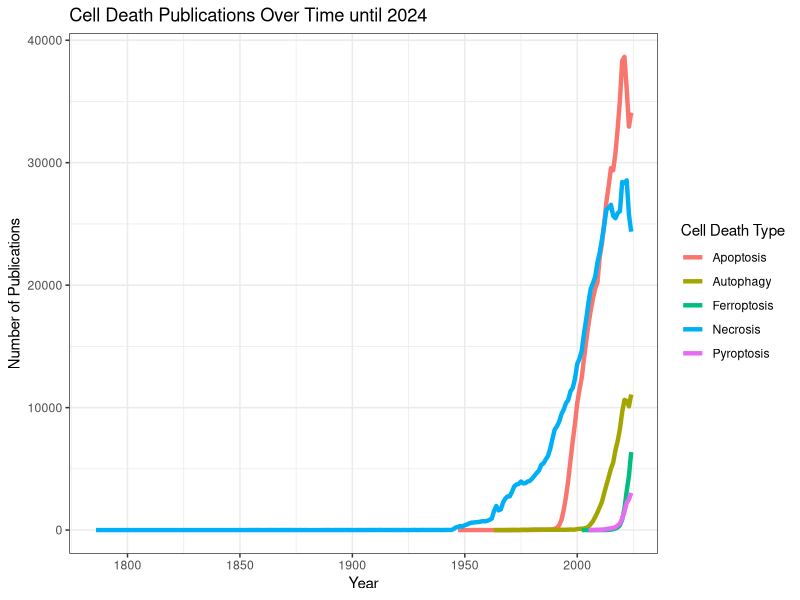
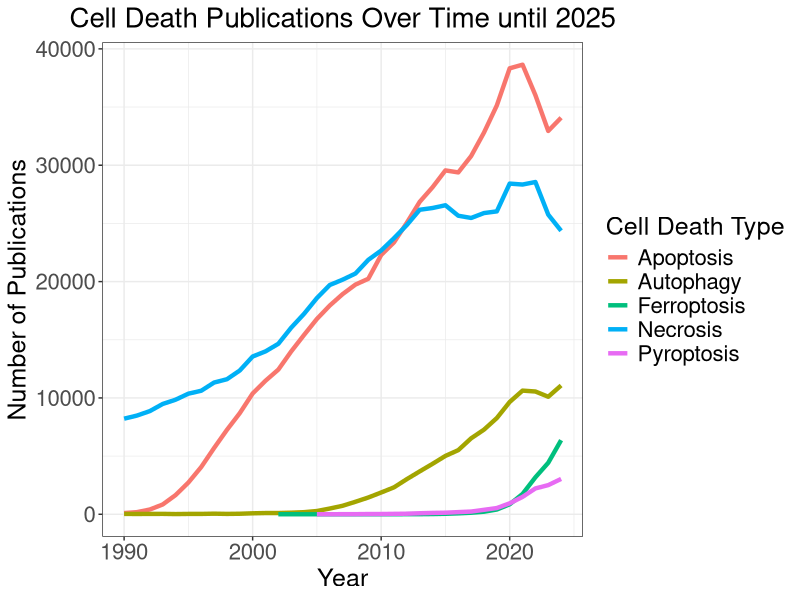
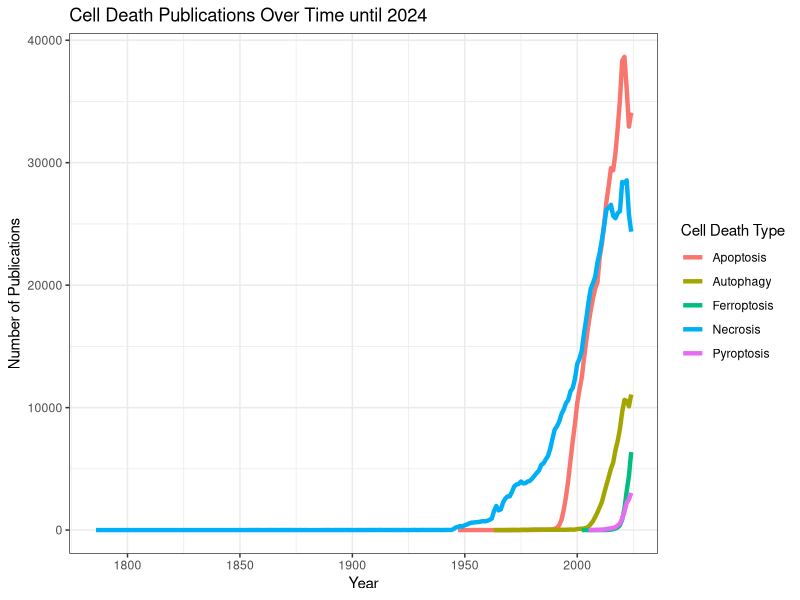
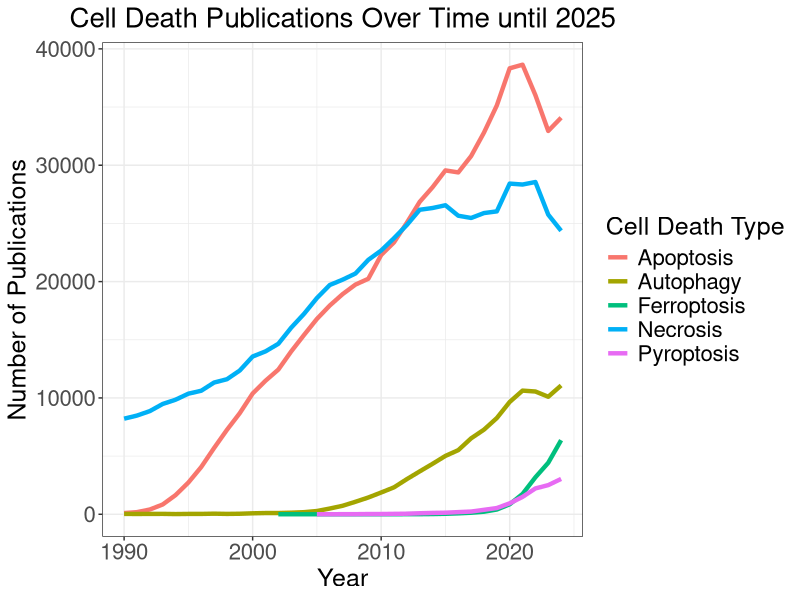

These figures' R source, in order:
library(ggplot2)

apoptosis <- read.csv("../data/apoptosis_results.csv", header = TRUE, sep = ",")
pyroptosis <- read.csv("../data/pyroptosis_results.csv", header = TRUE, sep = ",")
necrosis <- read.csv("../data/necrosis_results.csv", header = TRUE, sep = ",")
ferroptosis <- read.csv("../data/ferroptosis_results.csv", header = TRUE, sep = ",")
autophagy <- read.csv("../data/autophagy_results.csv", header = TRUE, sep = ",")

apoptosis$label <- "Apoptosis"
pyroptosis$label <- "Pyroptosis"
necrosis$label <- "Necrosis"
ferroptosis$label <- "Ferroptosis"
autophagy$label <- "Autophagy"

# create output directory
outdir <- file.path("..","figures")

# create output directory if it doesn't exist
if(!dir.exists(outdir)) dir.create(outdir)

# remove the first row of each data frame
apoptosis <- apoptosis[-1,]
pyroptosis <- pyroptosis[-1,]
necrosis <- necrosis[-1,]
ferroptosis <- ferroptosis[-1,]
autophagy <- autophagy[-1,]

# make the row names a column
apoptosis$year <- rownames(apoptosis)
pyroptosis$year <- rownames(pyroptosis)
necrosis$year <- rownames(necrosis)
ferroptosis$year <- rownames(ferroptosis)
autophagy$year <- rownames(autophagy)

# # removve the row names
rownames(apoptosis) <- NULL
rownames(pyroptosis) <- NULL
rownames(necrosis) <- NULL
rownames(ferroptosis) <- NULL
rownames(autophagy) <- NULL

# # rename the columns
colnames(apoptosis) <- c("count", "label", "year")
colnames(pyroptosis) <- c("count", "label", "year")
colnames(necrosis) <- c("count", "label", "year")
colnames(ferroptosis) <- c("count", "label", "year")
colnames(autophagy) <- c("count", "label", "year")

# # combine the data frames
df <- rbind(apoptosis, pyroptosis, necrosis, ferroptosis, autophagy)
# sort the data frame by year
# make the year a integer
df$year <- as.integer(df$year)
# make the count a integer
df$count <- as.integer(df$count)

# remove 2024 data
df <- df[df$year != 2025,]

head(df)

width <- 10
height <- 5
# set the size of the plot
options(repr.plot.width = width, repr.plot.height = height)
# plot
plot <- (
    ggplot(
        data = df,
        aes(
            x = year,
            y = count,
            color = label
        )
    )
    + geom_path(
        size = 1.5
    )
    + theme_bw()
    # make the legend title different
    + labs(
        color = "Cell Death Type",
        x = "Year",
        y = "Number of Publications",
        title = "Cell Death Publications Over Time until 2024"
    )
)
# save the plot
ggsave(
    filename = "../figures/cell_death_over_time.png",
    plot = plot,
    width = width,
    height = height,
    units = "in",
    dpi = 600
)
plot

# remove all points before 1950
df <- df[df$year >= 1990,]

width <- 10
height <- 5
# set the size of the plot
options(repr.plot.width = width, repr.plot.height = height)
# plot
plot <- (
    ggplot(
        data = df,
        aes(
            x = year,
            y = count,
            color = label
        )
    )
    + geom_path(
        size = 1.5
    )
    + theme_bw()
    # make the legend title different
    + labs(
        color = "Cell Death Type",
        x = "Year",
        y = "Number of Publications",
        title = "Cell Death Publications Over Time until 2025"
    )
    + xlim(min(df$year), 2024)
    # center title
    + theme(
        plot.title = element_text(
            size = 20,
            hjust = 0.5
        )
        # x axis text
        , axis.text.x = element_text(
            size = 16
        )
        # y axis text
        , axis.text.y = element_text(
            size = 16
        )
        # x axis title
        , axis.title.x = element_text(
            size = 18
        )
        # y axis title
        , axis.title.y = element_text(
            size = 18
        )
    )
    # legend text
    + theme(
        legend.text = element_text(
            size = 16
        )
    )
    # legend title
    + theme(
        legend.title = element_text(
            size = 18
        )
    )
)
# save the plot
ggsave(
    filename = "../figures/cell_death_over_time_1990.png",
    plot = plot,
    width = width,
    height = height,
    units = "in",
    dpi = 600
)
plot
